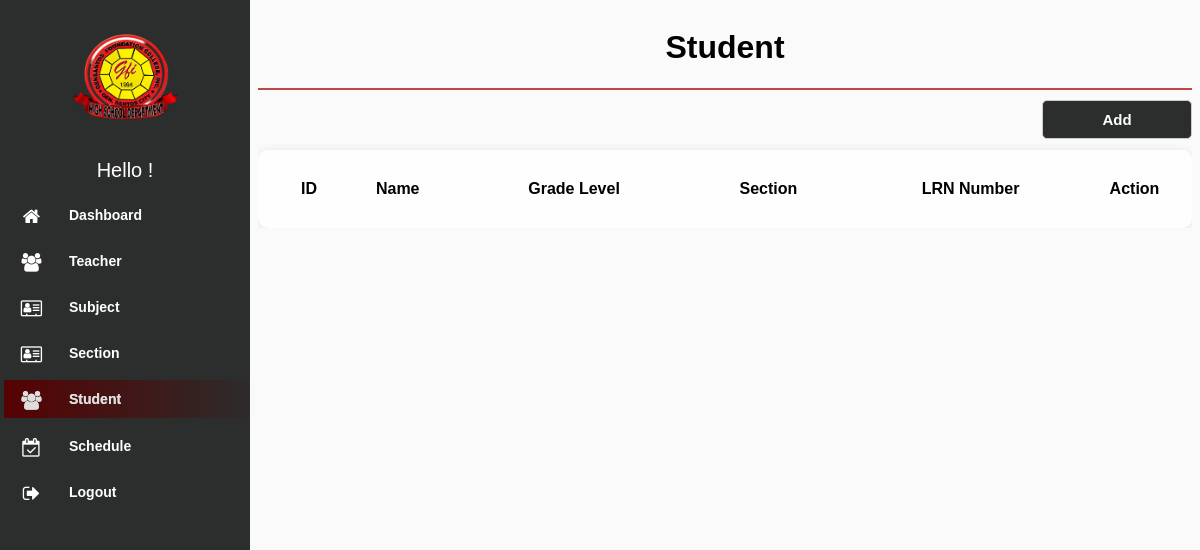
Page /modules/Student/index.php (signed in) on the earlier database version.
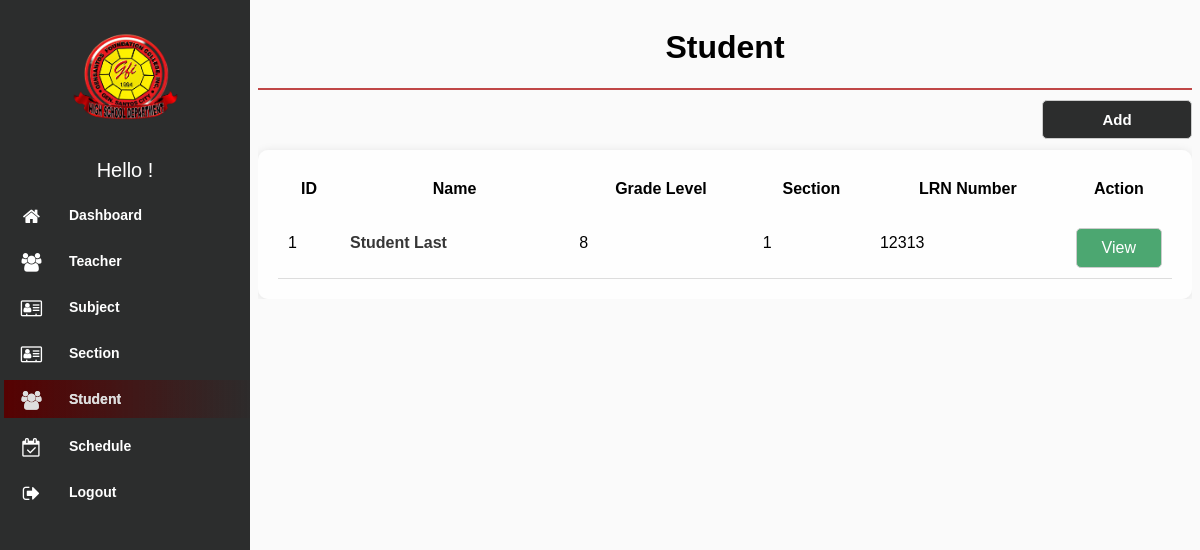
Same page on the later database version.
### tables this page shows
CREATE TABLE `student` (
  `id` int(11) NOT NULL,
  `first_name` varchar(100) NOT NULL,
  `middle_name` varchar(100) DEFAULT NULL,
  `last_name` varchar(100) NOT NULL,
  `suffix` varchar(20) DEFAULT NULL,
  `gender` enum('Male','Female') NOT NULL,
  `age` int(11) NOT NULL,
  `address` varchar(255) NOT NULL,
  `contact_number` varchar(20) NOT NULL,
  `birthdate` date NOT NULL,
  `birthplace` varchar(255) NOT NULL,
  `nationality` varchar(100) NOT NULL,
  `religion` varchar(100) NOT NULL,
  `father_name` varchar(100) DEFAULT NULL,
  `father_occupation` varchar(100) DEFAULT NULL,
  `father_contact` varchar(20) DEFAULT NULL,
  `mother_name` varchar(100) DEFAULT NULL,
  `mother_occupation` varchar(100) DEFAULT NULL,
  `mother_contact` varchar(20) DEFAULT NULL,
  `guardian_name` varchar(100) DEFAULT NULL,
  `guardian_contact` varchar(20) DEFAULT NULL,
  `elementary_name` varchar(255) DEFAULT NULL,
  `elementary_address` varchar(255) DEFAULT NULL,
  `elementary_year` varchar(4) DEFAULT NULL,
  `email` varchar(255) NOT NULL,
  `grade_level` varchar(50) NOT NULL,
  `lrn_number` varchar(50) NOT NULL,
  `section` varchar(100) NOT NULL,
  `grade7_section` varchar(100) DEFAULT NULL,
  `grade8_section` varchar(100) DEFAULT NULL,
  `grade9_section` varchar(100) DEFAULT NULL,
  `grade10_section` varchar(100) DEFAULT NULL,
  `username` varchar(255) NOT NULL,
  `password` varchar(255) NOT NULL,
  `del_status` varchar(100) NOT NULL
);

### modules/Student/index.php (the view, shortened to what this page needs)
<!DOCTYPE html>
<html lang="en">
<head>
    <link rel="stylesheet" type="text/css" href="../../assets/css/font-awesome-4.7.0/css/menu.css">
    <link rel="stylesheet" type="text/css" href="../../assets/css/font-awesome-4.7.0/css/style.css">
    <link rel="stylesheet" type="text/css" href="../../assets/css/font-awesome-4.7.0/css/font-awesome.min.css"
        rel="stylesheet">
    <link rel="stylesheet" href="../../assets/css/jquery.dataTables.min.css">
</head>
<body>
    <?php
$page = 'Student';
include "../../navbar.php";
include "../../db_conn.php";
 ?>
        <div class="content">
            <div class="header">
                <h1><?php if ($page) {echo $page;} ?></h1>
            </div>
            <div class="search-box">
                <a href="./add.php"><button>Add</button></a>
            </div>
            <div class="table_wrap">
            <table id="example" class="data list">
                <thead>
                    <th style="width: 60px;">ID</th>
                    <th>Name</th>
                    <th>Grade Level</th>
                    <th>Section</th>
                    <th>LRN Number</th>
                    <th style="width: 55px;">Action</th>
                </thead>
                <?php
                $squery = mysqli_query($conn, "SELECT * FROM student WHERE del_status != 'deleted' ORDER BY grade_level;");
                while ($row = mysqli_fetch_array($squery)) {
                ?>
                <tr class="table-row">
                    <td><?php echo $row['id']; ?></td>
                    <td>
                        <div class="profile">
                        <span class="name"><?php echo $row['first_name'] . " " . $row['last_name']; ?></span>
                        </div>
                    </td>
                    <td><?php echo $row['grade_level']; ?></td>
                    <td><?php echo $row['section']; ?></td>
                    <td><?php echo $row['lrn_number']; ?></td>
                    <td>
                        <a class="view" href="edit.php?id=<?php echo $row['id']; ?>">
                        View
                        </a>
                    </td>
                </tr>
                <?php }?>
            </table>
            </div>
        </div>
</body>
</html>

Differences in the rows shown:
added student: id "1", first_name "Student", last_name "Last", grade_level "8", section "1", lrn_number "12313"
